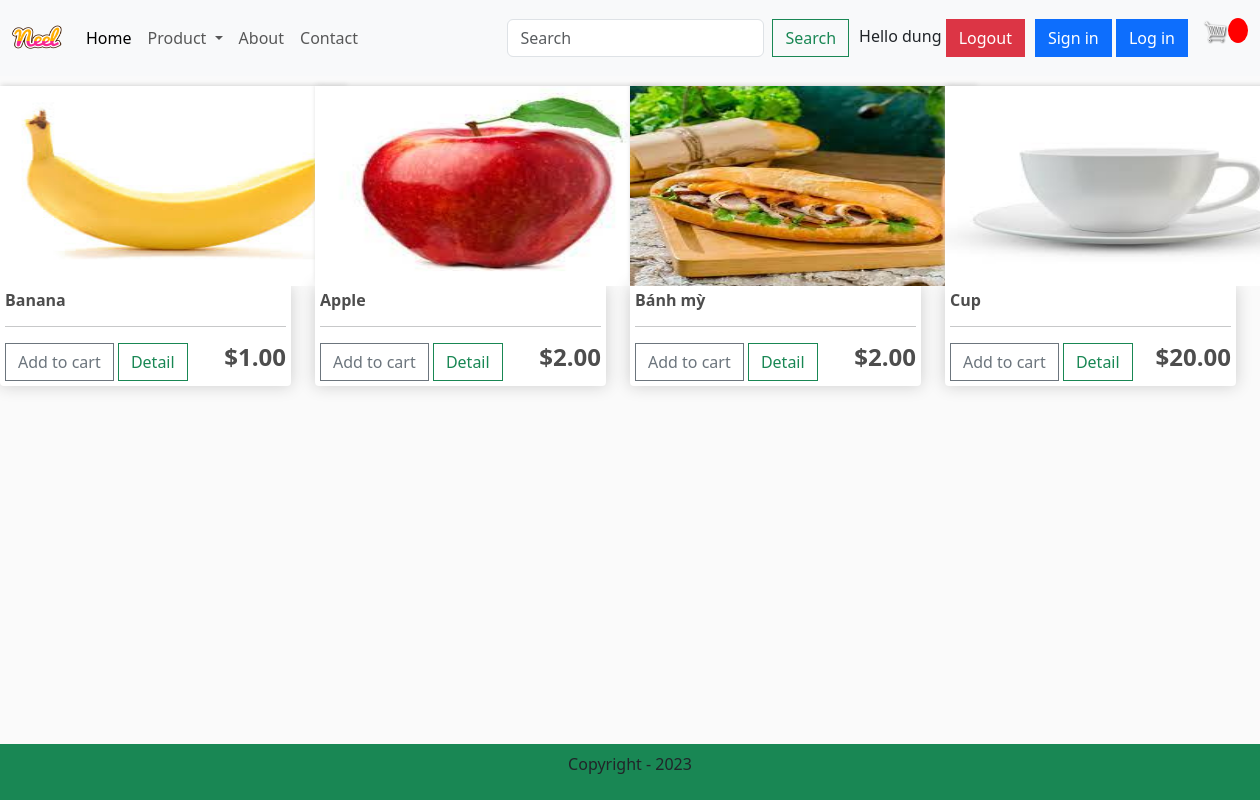
The page /category/?category=food (signed in) on the database its author committed.
### app/models.py (models this page shows, shortened)
class Product(models.Model):
    category = models.ManyToManyField(Category,related_name='product')
    name = models.CharField(max_length=200,null=True)
    price = models.FloatField()
    digital = models.BooleanField(default=False,null=True,blank=False)
    image = models.ImageField(null=True,blank=True)
    detail = models.TextField(null=True,blank=True)
    @property
    def ImageURL(self):
        try:
            url = self.image.url
        except:
            url = ''
        return url

### app/views.py (the view)
# urls.py: path('category/', views.category, name="category"),
def category(request):
    categories = Category.objects.filter(is_sub = False)
    active_category = request.GET.get('category','')
    if active_category:
        products = Product.objects.filter(category__slug = active_category)
    context = {'categories': categories, 'products': products, 'active_category': active_category}
    return render(request, 'app/category.html', context)

### app/templates/app/category.html (shortened to what this page needs)
{% extends 'app/base.html' %}
{% load static %}
        {% block search %}
        <div class="row" style="width:100%">
            {% for product in products %}
            <div class="col-lg-3" >
                <img class="thumbnail" src="{{product.ImageURL}}" alt="">
                <div class="box-element product">
                    <h6><strong>{{product.name}}</strong></h6>
                    <hr>
                    <button data-product={{product.id}} data-action="add" class="btn btn-outline-secondary add-btn update-cart">Add to cart</button>
                    <a class="btn btn-outline-success" href="#">Detail</a>
                    <h4 style=" float: right;"><strong>${{product.price | floatformat:2 }}</strong></h4>
                </div>
            </div>
            {% endfor %}
          </div>
        {% endblock search  %}

### app/templates/app/base.html (shortened to what this page needs)
{% load static %}
<!DOCTYPE html>
<html>
  <head>
    <link rel="stylesheet" href="" />
    <link
      href="https://cdn.jsdelivr.net/npm/bootstrap@5.3.2/dist/css/bootstrap.min.css"
      rel="stylesheet"
    />
    <link href="{% static 'app/css/style.css' %}" rel="stylesheet" />
    <link href="{% static 'app/css/owl.carousel.min.css' %}" rel="stylesheet" />
    <link href="{% static 'app/css/all.min.css' %}" rel="stylesheet" />
    <link href="{% static 'app/css/main.css' %}" rel="stylesheet" />
  </head>
  <body>
    <nav class="navbar navbar-expand-lg bg-body-tertiary">
      <div class="container-fluid">
        <a class="navbar-brand" href="#">
          <img src=" {% static 'app/images/Neel.png' %} " alt="img" width="50" height="50">
        </a>
        <div class="collapse navbar-collapse" id="navbarSupportedContent">
          <ul class="navbar-nav me-auto mb-2 mb-lg-0">
            <li class="nav-item">
              <a class="nav-link active" aria-current="page" href="{% url 'home' %}">Home</a>
            </li>
            <li class="nav-item dropdown">
              <a
                class="nav-link dropdown-toggle"
                href="#"
                role="button"
                data-bs-toggle="dropdown"
                aria-expanded="false"
              >
                Product
              </a>
            </li>
            <li class="nav-item">
              <a class="nav-link" href="#">About</a>
            </li>
            <li class="nav-item">
              <a class="nav-link" href="#">Contact</a>
            </li>
          </ul>
          <form class="d-flex" role="search" method="POST" action="{% url 'search' %}">
            <input
              class="form-control me-2"
              type="search"
              placeholder="Search"
              aria-label="Search"
              name = "searched"
            />
            <button class="btn btn-outline-success" type="submit">
              Search
            </button>
          </form>
        </div>
          <div class='form-inline my-2 my-lg-0' style="margin:0px 10px 0px 10px; visibility: {{user_login}}">
            <span>Hello {{request.user}}</span>
            <span><a href="{% url 'logout' %}" class="btn btn-danger">Logout</a></span>
          </div>
          <div class='form-inline my-2 my-lg-0' style="visibility: {{user_not_login}}">
            <a class='btn btn-primary' href="{% url 'register' %}">Sign in</a>
            <a class='btn btn-primary' href="{% url 'login' %}">Log in</a>
          </div>
        <div class='form-inline my-2 my-lg-0'>
          <p id="cart-total" style="float:right;">{{cartItems}}</p>
          <a href="{% url 'cart' %}">
            <img id="cart-icon" src="{% static 'images/cart.png' %}">
          </a>
        </div>
      </div>
    </nav>
    {% block search %}{% endblock search %}
    <footer class="container-fluid bg-success text-center fixed-bottom p-2 mt-5">
      <p>Copyright - 2023</p>
    </footer>
  </body>
</html>

### app/static/app/css/main.css (style rules this page uses)
body { background-color: hsl(0, 0%, 98%); }
h1,h2,h3,h4,h5,h6 { color:hsl(0, 0%, 30%); }
.box-element { box-shadow:hsl(0, 0%, 80%) 0 0 16px; background-color: #fff; border-radius: 4px; padding: 5px; }
.thumbnail { width: 350px; height:200px; -webkit-box-shadow: -1px -3px 5px -2px rgba(214,214,214,1); -moz-box-shadow: -1px -3px 5px -2px rgba(214,214,214,1); box-shadow: -1px -3px 5px -2px rgba(214,214,214,1); }
.product { border-radius: 0 0 4px 4px; }
#cart-icon { width:25px; display: inline-block; margin-left: 15px; }
#cart-total { display: block; text-align: center; color:#fff; background-color: red; width: 20px; height: 25px; border-radius: 50%; font-size: 14px; }
.col-lg-3, .col-lg-4, .col-lg-6, .col-lg-8, .col-lg-12 { margin-top: 10px; }
.btn { border-radius: 0; }

### rows shown on the page
Product: ImageURL (picture), name "Banana", price "1.00"
Product: ImageURL (picture), name "Apple", price "2.00"
Product: ImageURL (picture), name "Bánh mỳ", price "2.00"
Product: ImageURL (picture), name "Cup", price "20.00"

### other values the page prints
{{ request.user }} "dung"
